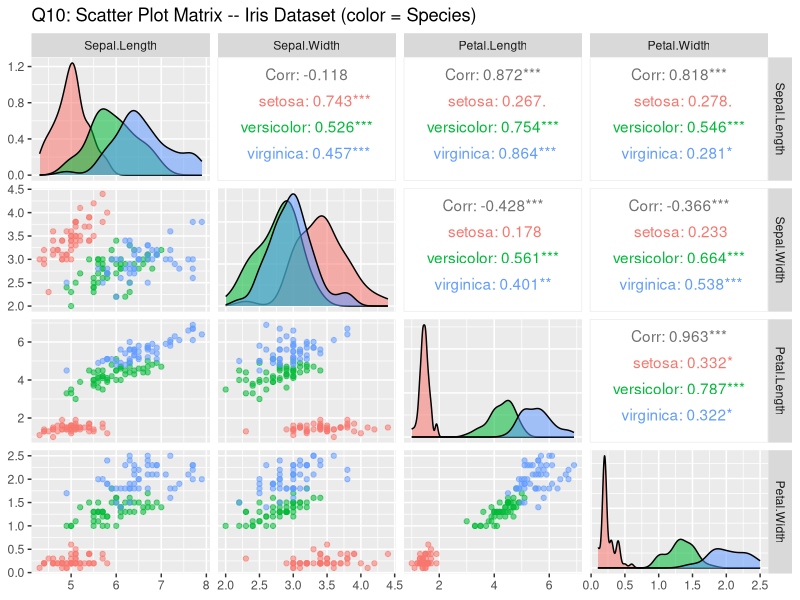
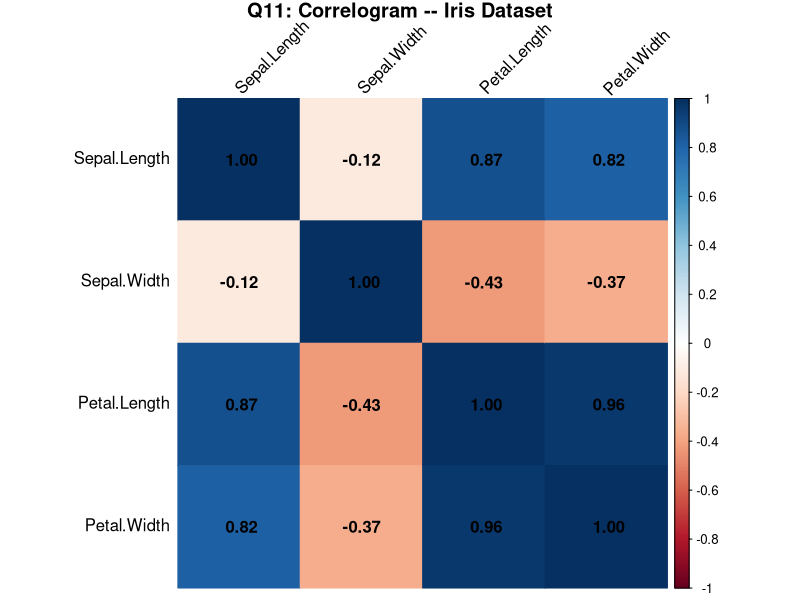
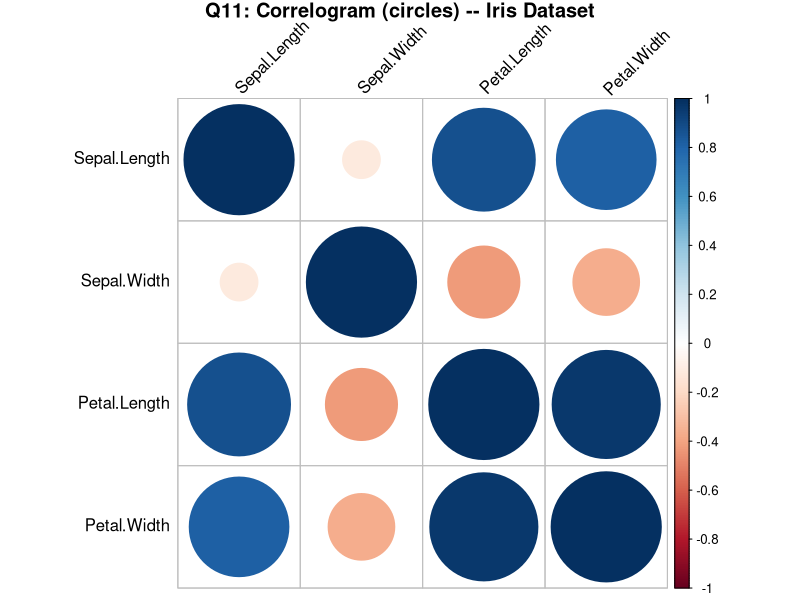
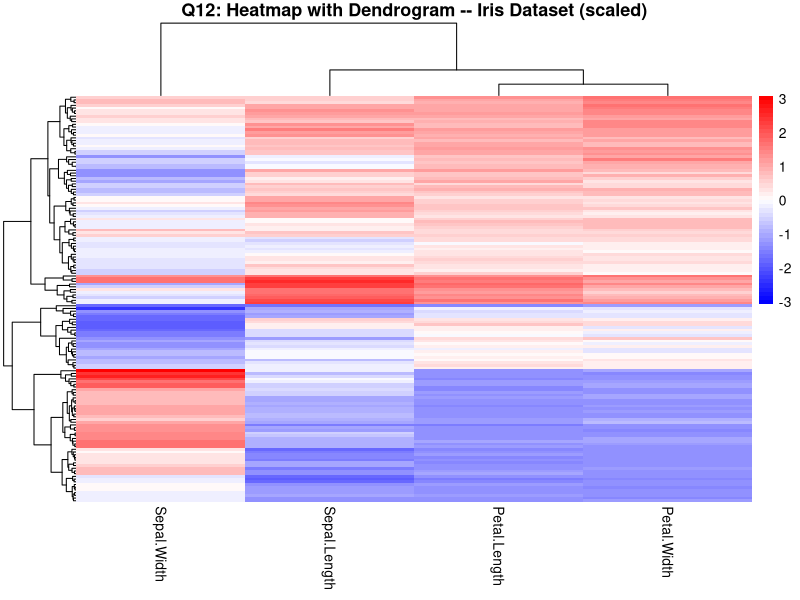

Here is the R script that generated these plots, in order: (Note: this script raises an error after producing the figures.)
# Chapter 03
# 03-03-project-03: Correlation & Heatmap Analysis (R version)
# =============================================================
# Answers Iris dataset exercise questions Q10, Q11, Q12 from Ch.03.
# Also computes covariance and correlation for the Friends dataset.
#
# Required packages:
#   install.packages(c("ggplot2", "GGally", "corrplot", "pheatmap"))
#
# Usage: source("correlation_analysis.R")
# =============================================================


# ---------------------------------------------------------------
# PACKAGES
# ---------------------------------------------------------------
library(ggplot2)  # for ggpairs dependency
library(GGally)   # Q10: ggpairs() scatter plot matrix
library(corrplot) # Q11: corrplot() correlogram
library(pheatmap) # Q12: pheatmap() heatmap with dendrogram


# ---------------------------------------------------------------
# DATASETS
# ---------------------------------------------------------------

# ---- Iris dataset (Q10, Q11, Q12) ----
data(iris)
iris_numeric <- iris[, c("Sepal.Length", "Sepal.Width", "Petal.Length", "Petal.Width")]

# ---- Friends dataset (bonus: covariance + correlation) ----
friends <- data.frame(
  Max_temp = c(25, 31, 15, 20, 10, 12, 16, 26, 15, 21, 30, 13,  8, 12),
  Weight   = c(77,110, 70, 85, 65, 75, 75, 63, 55, 66, 95, 72, 83,115),
  Height   = c(175,195,172,180,168,173,180,165,158,163,190,172,185,192),
  Years    = c(10, 12,  2, 16,  0,  6,  3,  2,  5, 14,  1, 11,  3, 15)
)


cat("===================================================================\n")
cat("  Ch.03 Mini Project 03 -- Correlation & Heatmap Analysis (R)\n")
cat("===================================================================\n\n")


# ---------------------------------------------------------------
# EXERCISE Q10
# Scatter plot matrix with Pearson r values (Iris dataset)
# ---------------------------------------------------------------
cat("--- Q10: Scatter plot matrix with Pearson r values (Iris) ---\n\n")

# GGally::ggpairs() creates the full scatter plot matrix (SPLOM).
# - Lower triangle: scatter plots
# - Upper triangle: correlation coefficients (Pearson r by default)
# - Diagonal: density plots (or histograms)
# - color = Species: each species gets a different color throughout
p_q10 <- ggpairs(
  iris,
  columns = 1:4,                      # use the 4 numeric columns
  aes(color = Species, alpha = 0.5),  # color by species
  title   = "Q10: Scatter Plot Matrix -- Iris Dataset (color = Species)"
)

print(p_q10)


# ---------------------------------------------------------------
# EXERCISE Q11
# Correlogram (visual representation of the correlation matrix)
# ---------------------------------------------------------------
cat("--- Q11: Correlogram (Iris dataset) ---\n\n")

# First compute the Pearson correlation matrix
iris_cor <- cor(iris_numeric)

cat("Pearson correlation matrix (Iris):\n")
print(round(iris_cor, 4))
cat("\n")

# corrplot() draws the correlation matrix as a visual correlogram.
# method = "color": filled squares, darker = stronger correlation.
# addCoef.col = "black": write the r value inside each square.
# type = "upper": show only the upper triangle (lower mirrors it).
corrplot(
  iris_cor,
  method      = "color",     # colored squares
  addCoef.col = "black",     # r values as text inside cells
  tl.col      = "black",     # axis label color
  tl.srt      = 45,          # rotate axis labels 45 degrees
  title       = "Q11: Correlogram -- Iris Dataset",
  mar         = c(0, 0, 1, 0)
)

# Alternative: method = "circle" shows circles whose size + color encode r
corrplot(
  iris_cor,
  method      = "circle",
  tl.col      = "black",
  tl.srt      = 45,
  title       = "Q11: Correlogram (circles) -- Iris Dataset",
  mar         = c(0, 0, 1, 0)
)


# ---------------------------------------------------------------
# EXERCISE Q12
# Heatmap with hierarchical clustering dendrogram (Iris dataset)
# ---------------------------------------------------------------
cat("--- Q12: Heatmap with dendrogram (Iris dataset) ---\n\n")

# pheatmap() draws a heatmap where:
#   - Rows   = objects (individual flowers)
#   - Columns = attributes
#   - Cell color = attribute value (scaled per column by default)
#   - Rows and columns are reordered by hierarchical clustering
#   - Dendrograms are drawn on the sides to show the clustering structure
#
# scale = "column": each attribute is z-score normalized before coloring
#   so that attributes with very different ranges can be compared visually.
pheatmap(
  as.matrix(iris_numeric),
  scale          = "column",          # z-score normalize each attribute
  clustering_distance_rows = "euclidean",
  clustering_method        = "complete",
  show_rownames  = FALSE,             # 150 row labels would be too crowded
  show_colnames  = TRUE,
  main           = "Q12: Heatmap with Dendrogram -- Iris Dataset (scaled)",
  color          = colorRampPalette(c("blue", "white", "red"))(50)
)

# Optional: add Species annotation as a colored sidebar
species_annotation <- data.frame(Species = iris$Species)
rownames(species_annotation) <- rownames(iris)

pheatmap(
  as.matrix(iris_numeric),
  scale              = "column",
  annotation_row     = species_annotation,   # Species color bar on the left
  clustering_distance_rows = "euclidean",
  clustering_method        = "complete",
  show_rownames      = FALSE,
  main               = "Q12: Heatmap with Species Annotation -- Iris Dataset",
  color              = colorRampPalette(c("blue", "white", "red"))(50)
)


# ---------------------------------------------------------------
# BONUS: Friends dataset -- covariance and correlation
# ---------------------------------------------------------------
cat("--- BONUS: Friends Dataset Covariance and Correlation ---\n\n")

# Covariance matrix (scale-dependent)
friends_cov <- cov(friends)
cat("Covariance matrix (Friends):\n")
print(round(friends_cov, 2))
cat("\n")

# Expected values from lecture:
cat("Verification against lecture values:\n")
cat(sprintf("  cov(Max_temp, Max_temp) = %.2f  [lecture: 55.52]\n",
            friends_cov["Max_temp", "Max_temp"]))
cat(sprintf("  cov(Weight,   Weight)   = %.2f  [lecture: 302.15]\n",
            friends_cov["Weight", "Weight"]))
cat(sprintf("  cov(Weight,   Height)   = %.2f  [lecture: 184.62]\n",
            friends_cov["Weight", "Height"]))
cat("\n")

# Pearson correlation matrix (scale-independent, range -1 to +1)
friends_cor <- cor(friends)
cat("Pearson correlation matrix (Friends):\n")
print(round(friends_cor, 4))
cat("\n")

cat(sprintf("  r(Weight, Height) = %.4f  [lecture: 0.94]\n",
            friends_cor["Weight", "Height"]))
cat("\n")

# Correlogram for Friends
corrplot(
  friends_cor,
  method      = "color",
  addCoef.col = "black",
  tl.col      = "black",
  tl.srt      = 45,
  title       = "Correlogram -- Friends Dataset",
  mar         = c(0, 0, 1, 0)
)

# Heatmap for Friends
pheatmap(
  as.matrix(friends),
  scale          = "column",
  clustering_distance_rows = "euclidean",
  clustering_method        = "complete",
  show_rownames  = TRUE,
  main           = "Heatmap -- Friends Dataset (scaled)"
)

cat("===================================================================\n")
cat("  All plots complete (Q10, Q11, Q12 + Friends bonus)\n")
cat("===================================================================\n")
